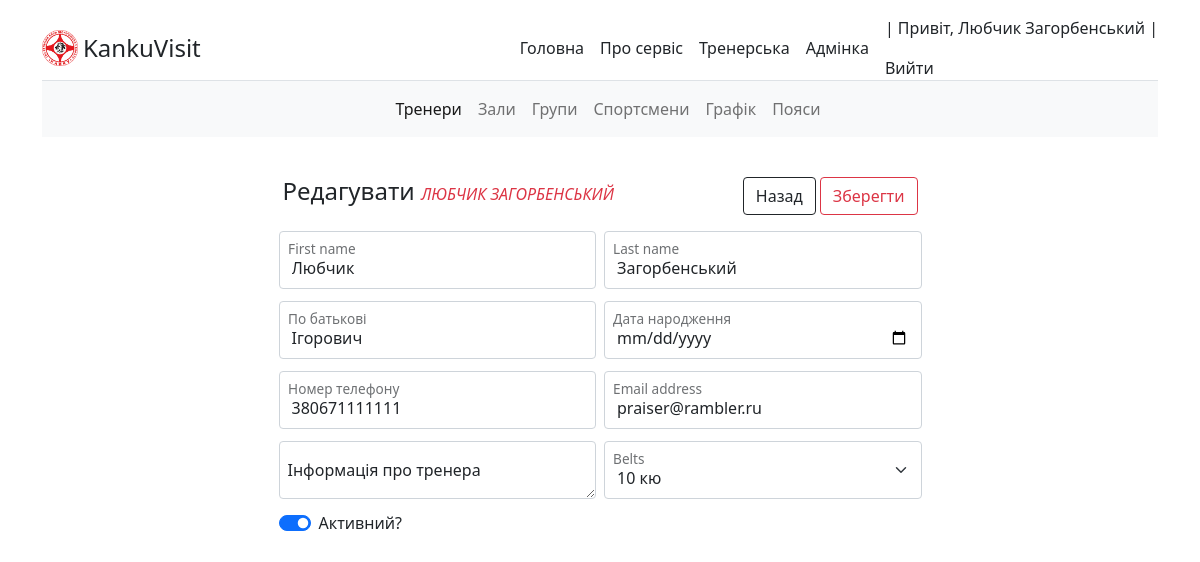
Screenshot of /visit/coach/zagorbenskii-liubchik/edit (signed in) with the database file from the repository.
### coach/models.py (models this page shows, shortened)
class Coach(AbstractUser):
    surname = models.CharField('По батькові', max_length=20, blank=True)
    dateBirth = models.DateField(
        'Дата народження', default='2000-09-12', blank=True)
    telephone = models.IntegerField(
        'Номер телефону', default='380671111111', blank=True)
    telephone2 = models.IntegerField('Номер телефону 2', blank=True, null=True)
    belts = models.ForeignKey(Belt,
                              on_delete=models.SET_NULL,
                              blank=True,
                              null=True)
    information = models.TextField('Інформація про тренера', blank=True)
    slug = models.SlugField(max_length=255, unique=True,
                            db_index=True, verbose_name='URL')
    class Meta:
        verbose_name = 'Тренер'
        verbose_name_plural = 'Тренери'
        ordering = ['-is_active', 'last_name']

### coach/views.py (the view)
class CoachEditView(LoginRequiredMixin, CustomSuccessMessageMixin, UpdateView):
    model = Coach
    template_name = 'coach/visit/coachedit.html'
    form_class = CoachAddForm
    success_msg = 'Дані ' + Coach._meta.verbose_name + 'а обновлено успішно!'
    success_url = reverse_lazy('coach')
    def get_context_data(self, **kwargs):
        context = super().get_context_data(**kwargs)
        context['activeCoach'] = 'active'
        return context
    def get_form_kwargs(self):
        kwargs = super().get_form_kwargs()
        if self.request.user.id != kwargs['instance'].id:
            return self.handle_no_permission()
        return kwargs

### belt/models.py (called while the page is built)
    def __str__(self):
        return str(self.name)

### coach/templates/coach/visit/coachedit.html
{% extends 'main/visit/templates/edit.html' %}

### main/templates/main/visit/templates/edit.html (shortened to what this page needs)
{% extends 'main/visit/templates/baseVisit.html' %}
{%block content%}
<form class="row col-lg-7 m-auto g-2 mt-4" method="post">
  <div class="d-flex p-2 sticky-top">
    <h4 class="me-auto">Редагувати <span
        class="text-uppercase text-danger fs-6 fst-italic fw-light">{{form.first_name.value}}
        {{ form.last_name.value }} {{ form.name.value }}</span></h4>
    <a href="{% block backurl %} {%url 'home'%} {% endblock backurl %}"
      class="btn btn-outline-dark sticky-top me-1">Назад
    </a>
    <button type="submit" class="btn btn-outline-danger sticky-top">Зберегти
    </button>
  </div>
  {% block inputedit %}
  {% for f in form %}
  <div class="form-floating {% block size%} col-sm-6 {% endblock%}" bis_skin_checked="1">
    {% if f.html_name == 'is_active' %}
    <div class="form-check form-switch form-floating col-6">
      <input class="form-check-input" type="checkbox" name="is_active" id="flexSwitchCheckChecked"
        placeholder="Тренується" {% if f.value == True %} checked {% endif %}>
      <p>Активний?</p>
    </div>
    {% elif f.html_name == 'photo' and f.value %}
    <img src="{{f.value.url}}" alt="">
    {% else %}
    {{f}}
    <label for="{{f.id_for_label}}">{{f.label}}</label>
    {% endif %}
  </div>
  {% endfor %}
  {% endblock inputedit %}
</form>
{% endblock content %}

### main/templates/main/base.html (shortened to what this page needs)
{% load static %}
<!DOCTYPE html>
<html lang="ru">
<head>
  <link rel="stylesheet" href="https://cdn.jsdelivr.net/npm/bootstrap@5.1.3/dist/css/bootstrap.min.css"
 />
  <link rel="stylesheet" href="https://cdn.jsdelivr.net/npm/bootstrap-icons@1.8.0/font/bootstrap-icons.css">
  <link type="text/css" rel="stylesheet" href="{% static 'main/css/style.css' %}">
</head>
<body>
  <div class="container py-3">
    <div class="d-flex flex-column flex-md-row align-items-center border-bottom" bis_skin_checked="1">
      <a href="{% url 'home' %}" class="d-flex align-items-center text-dark text-decoration-none logo">
        <img height="36" src="{% static 'main/images/kanku250.png' %}" alt="Логотип">
        <span class="fs-4">KankuVisit</span>
      </a>
      <nav class="d-inline-flex mt-2 mt-md-0 ms-md-auto">
        <a class="me-3 py-2 text-dark text-decoration-none" href="{% url 'home' %}">Головна</a>
        <a class="me-3 py-2 text-dark text-decoration-none" href="{% url 'about' %}">Про сервіс</a>
        {% if user.is_authenticated %}
        <a class="me-3 py-2 text-dark text-decoration-none" href="{% url 'visit' %}">Тренерська</a>
        <a class="me-3 py-2 text-dark text-decoration-none" href="admin">Адмінка</a>
        {% else %}
        <a class="me-3 py-2 text-dark text-decoration-none" href="{% url 'login' %}">Увійти</a>
        <a class="me-3 py-2 text-dark text-decoration-none" href="{% url 'register' %}">Зареєструватись</a>
        {% endif %}
      </nav>
      {% if user.is_authenticated %}
      <div>
        <p>| Привіт, {%if user.first_name%} {{user.first_name}} {{user.last_name}}{%else%}{{user.username}}{%endif%} |
        </p>
        <a class="me-3 py-2 text-dark text-decoration-none" href="{% url 'logout' %}">Вийти</a>
      </div>
      {% endif %}
    </div>
    {% block navigation %}
    {% endblock navigation %}
    {% block content %}
    {% endblock content %}
  </div>
</body>
</html>

### main/static/main/css/style.css (style rules this page uses)
a.logo img { padding-right: 5px; }
a { color: #212529; text-decoration: none; }

### rows the page displays
Coach: first_name "Любчик", last_name "Загорбенський", first_name.value "ЛЮБЧИК", last_name.value "ЗАГОРБЕНСЬКИЙ", form "Любчик" "Загорбенський" "Ігорович" "380671111111" "praiser@rambler.ru" "10 кю"
